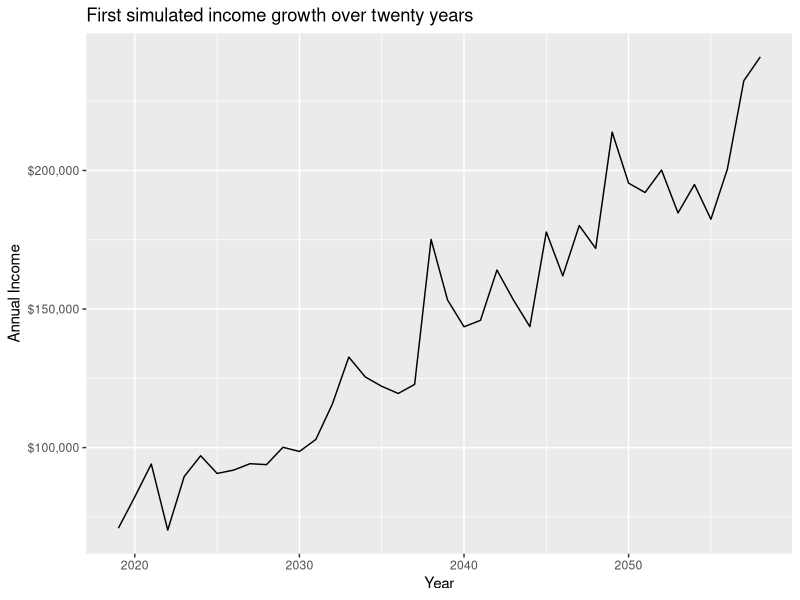
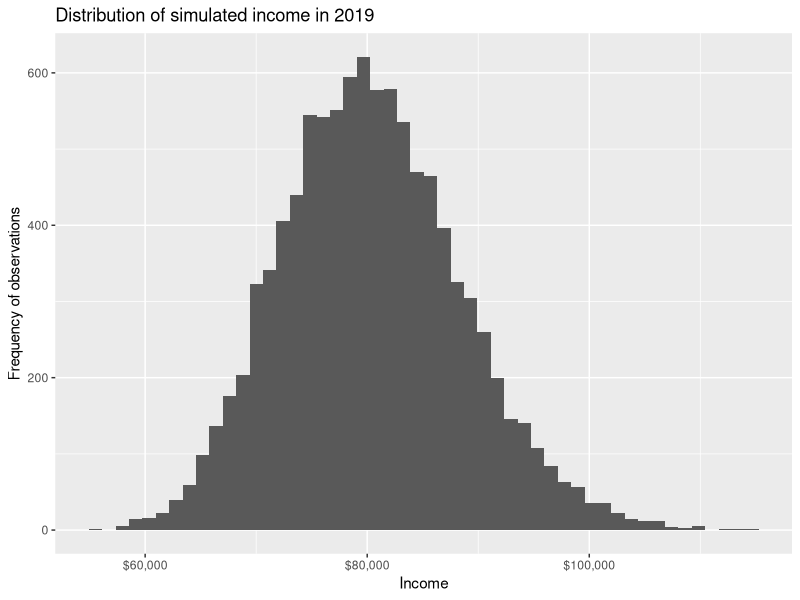
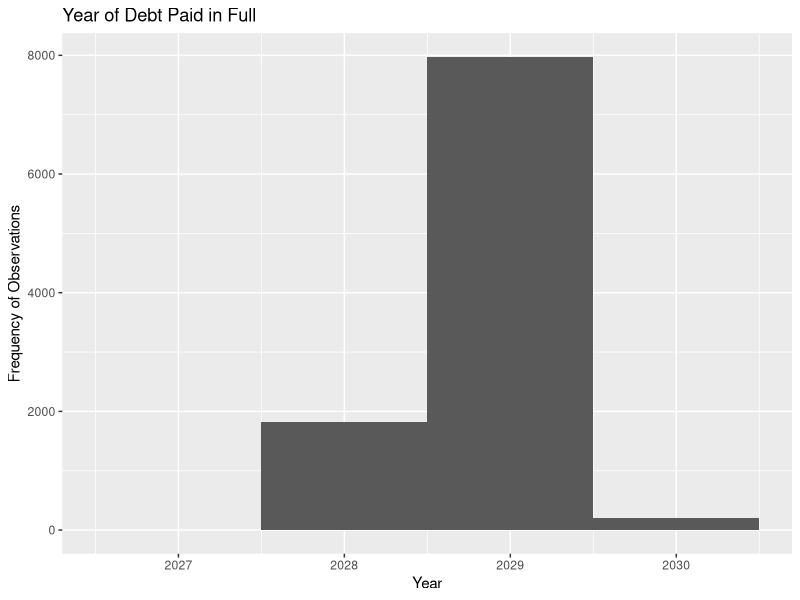

These charts were generated, in order, by the following R code:
## ---- chunk 1
knitr::opts_chunk$set(echo = TRUE)
library(tidyverse)
set.seed(1234)
## ---- chunk 2

##Creating function for income in a given year
incomeYear <- function(incomeYear0, p, g, year0 = 2019, std, years){

  #Creating Errors
  errorSet <- rnorm(years, mean = 0, sd = std)

  #Creating Vector for annual income
  annualIncomeLog <- vector("numeric", years)
  
  #Loop with equations
  for(year in seq_len(years)){
    if (year ==1){
      annualIncomeLog[[year]]<- log(incomeYear0) + errorSet[[year]]
    }else {
      annualIncomeLog[[year]] <- (1-p) * (log(incomeYear0) + g * (year-1)) + p *      annualIncomeLog[[year-1]]+ errorSet[[year]]
    }
  }
#Turning vectors into data frames
data_frame(income = exp(annualIncomeLog), year = 2019 + seq_len(years) - 1)
}

#Generating 40 incomes 10,000 times
n_sims <- 10000
years <- 40

simulatedIncome <- n_sims %>%
  rerun(
    incomeYear(incomeYear0 = 80000, 
               p = .2, 
               g = .03, 
               years = years, 
               std = .1)) %>%
    bind_rows(.id = "id") %>%
    select(id, year, income)

#View(simulatedIncome)

#Plotting first Income Trajectory
simulatedIncome %>%
  filter(id ==1) %>%
  ggplot(aes(year, income)) +
  geom_line() +
    labs(title = "First simulated income growth over twenty years",
       x = "Year", 
       y = "Annual Income") +
  scale_y_continuous(labels = scales::dollar)

## ---- chunk 3

# Histogram of initial income for all simulations 
simulatedIncome %>%
  filter(year == 2019) %>%
  ggplot(aes(income)) +
  geom_histogram(bins = 50) +
  scale_x_continuous(labels = scales::dollar) +
  labs(title = "Distribution of simulated income in 2019",
       x = "Income",
       y = "Frequency of observations")


# Percent of class earning greater than 100,000 in first year
simulatedIncome %>%
  filter(year == 2019) %>%
  mutate(above100k = income > 100000) %>%
  summarize(numAbove = sum(above100k),
            num = n(),
            numAbovePct = numAbove / num)

# Percent of class earning less than 70,000 in first year
simulatedIncome %>%
  filter(year == 2019) %>%
  mutate(below70k = income < 70000) %>%
  summarize(numBelow = sum(below70k),
            num = n(),
            nBelowPct = numBelow / num)
  
## ---- chunk 4

#Recreating Function from part 1 but with added debt calculation
incomeDebt <- function(incomeYear0, p, g, year0 = 2019, std, years, debtPct, debt0){
  
  #Creating Errors
  errorSet <- rnorm(years, mean = 0, sd = std)

  #Creating Vector for annual income
  annualIncomeLog <- vector("numeric", years)
  debt <- vector("numeric", years)
  
  #Loop for creating income
  for(year in seq_len(years)){
    if (year ==1){
      annualIncomeLog[[year]]<- log(incomeYear0) + errorSet[[year]]
    }else {
      annualIncomeLog[[year]] <- (1-p) * (log(incomeYear0) + g * (year-1)) + p *      annualIncomeLog[[year-1]]+ errorSet[[year]]
    }
  }

  #Loop for creating debt column
  for(year in seq_len(years)){
    if (year ==1){
      debt[[year]]<- debt0 - debtPct*exp(annualIncomeLog[[year]])
    }else {
      if(debt[[year-1]]>0){
        debt[[year]]<- debt[[year-1]] - debtPct*exp(annualIncomeLog[[year]])
      }else{
        debt[[year]]<-0
      }
    }
  }
  
  #Turning vectors into data frames
  data_frame(income = exp(annualIncomeLog), year = 2019 + seq_len(years) - 1, debt = debt)
}

#Generating 40 incomes 10,000 times
n_sims <- 10000
years <- 40

simulatedDebt <- n_sims %>%
  rerun(
    incomeDebt(incomeYear0 = 80000, 
               p = .2, 
               g = .03, 
               years = years, 
               std = .1, 
               debtPct=.1, 
               debt0=95000)
    ) %>%
    bind_rows(.id = "id") %>%
    select(id, year, income, debt)

#View(simulatedDebt)

#Histogram of Year debt paid in full
simulatedDebt %>%
  filter(debt < 0) %>%
  ggplot(aes(year)) +
  geom_histogram(bins=4) +
  labs(title = "Year of Debt Paid in Full",
       x = "Year",
       y = "Frequency of Observations")

#Getting percentage of simulations within ten years
simulatedDebt %>%
  filter(debt < 0) %>%
  mutate(within10 = year==2028) %>%
  summarize(debtWithin = sum(within10),
            n = n(),
            debtWithinPct = debtWithin /n)  


## ---- chunk 5

#Running simulation with new parameters
simulatedDebtChange <- n_sims %>%
  rerun(
    incomeDebt(incomeYear0 = 85000, 
               p = .2, 
               g = .03, 
               years = years, 
               std = .15, 
               debtPct=.1, 
               debt0=95000)
    ) %>%
    bind_rows(.id = "id") %>%
    select(id, year, income, debt)

#View(simulatedDebtChange)

#Getting percentage of simulations within ten years
simulatedDebtChange %>%
  filter(debt < 0) %>%
  mutate(within10 = year==2028) %>%
  summarize(debtWithin = sum(within10),
            n = n(),
            debtWithinPct = debtWithin /n)  

